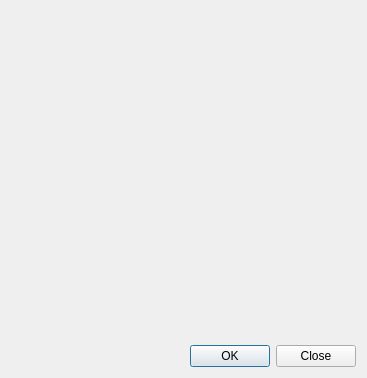
<?xml version="1.0" encoding="UTF-8"?>
<ui version="4.0">
 <class>Dialog</class>
 <widget class="QDialog" name="Dialog">
  <property name="geometry">
   <rect>
    <x>0</x>
    <y>0</y>
    <width>367</width>
    <height>378</height>
   </rect>
  </property>
  <property name="windowTitle">
   <string>Esche budesh'?</string>
  </property>
  <layout class="QGridLayout" name="gridLayout">
   <item row="1" column="0">
    <widget class="QDialogButtonBox" name="buttonBox">
     <property name="orientation">
      <enum>Qt::Horizontal</enum>
     </property>
     <property name="standardButtons">
      <set>QDialogButtonBox::Close|QDialogButtonBox::Ok</set>
     </property>
    </widget>
   </item>
   <item row="0" column="0">
    <widget class="xDialog" name="widget" native="true"/>
   </item>
  </layout>
 </widget>
 <customwidgets>
  <customwidget>
   <class>xDialog</class>
   <extends>QWidget</extends>
   <header>xdialog.h</header>
   <container>1</container>
  </customwidget>
 </customwidgets>
 <resources/>
 <connections>
  <connection>
   <sender>buttonBox</sender>
   <signal>accepted()</signal>
   <receiver>Dialog</receiver>
   <slot>accept()</slot>
   <hints>
    <hint type="sourcelabel">
     <x>247</x>
     <y>346</y>
    </hint>
    <hint type="destinationlabel">
     <x>157</x>
     <y>209</y>
    </hint>
   </hints>
  </connection>
  <connection>
   <sender>buttonBox</sender>
   <signal>rejected()</signal>
   <receiver>Dialog</receiver>
   <slot>reject()</slot>
   <hints>
    <hint type="sourcelabel">
     <x>310</x>
     <y>346</y>
    </hint>
    <hint type="destinationlabel">
     <x>286</x>
     <y>209</y>
    </hint>
   </hints>
  </connection>
 </connections>
</ui>
